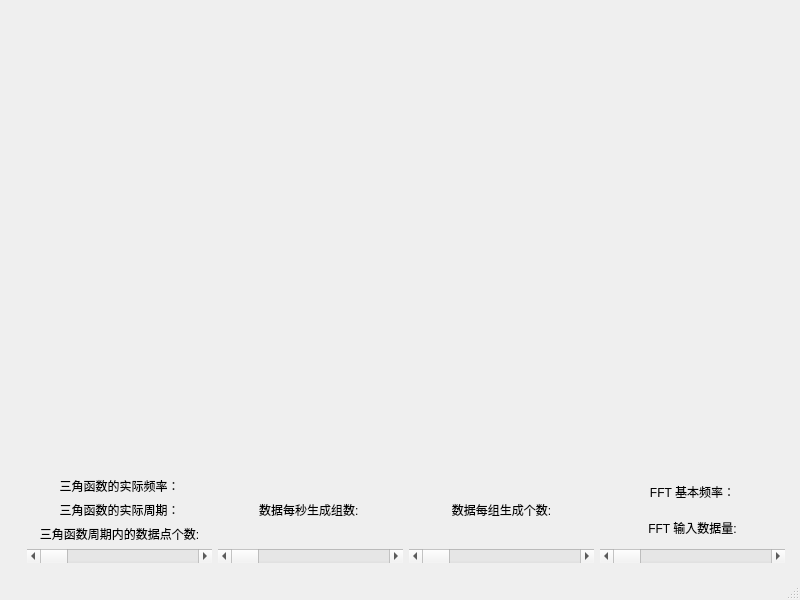
<?xml version="1.0" encoding="UTF-8"?>
<ui version="4.0">
 <class>MainWindow</class>
 <widget class="QMainWindow" name="MainWindow">
  <property name="geometry">
   <rect>
    <x>0</x>
    <y>0</y>
    <width>800</width>
    <height>600</height>
   </rect>
  </property>
  <property name="sizePolicy">
   <sizepolicy hsizetype="Expanding" vsizetype="Expanding">
    <horstretch>0</horstretch>
    <verstretch>0</verstretch>
   </sizepolicy>
  </property>
  <property name="windowTitle">
   <string>MainWindow</string>
  </property>
  <widget class="QWidget" name="centralwidget">
   <property name="sizePolicy">
    <sizepolicy hsizetype="Expanding" vsizetype="Expanding">
     <horstretch>0</horstretch>
     <verstretch>0</verstretch>
    </sizepolicy>
   </property>
   <layout class="QHBoxLayout" name="horizontalLayout" stretch="1,4">
    <item>
     <layout class="QVBoxLayout" name="verticalLayout_2">
      <property name="leftMargin">
       <number>6</number>
      </property>
      <property name="topMargin">
       <number>6</number>
      </property>
      <property name="rightMargin">
       <number>6</number>
      </property>
      <property name="bottomMargin">
       <number>6</number>
      </property>
      <item>
       <layout class="QHBoxLayout" name="horizontalLayout_2"/>
      </item>
      <item>
       <layout class="QHBoxLayout" name="horizontalLayout_3"/>
      </item>
     </layout>
    </item>
    <item>
     <layout class="QVBoxLayout" name="verticalLayout" stretch="3,3,1">
      <property name="leftMargin">
       <number>6</number>
      </property>
      <property name="topMargin">
       <number>6</number>
      </property>
      <property name="rightMargin">
       <number>6</number>
      </property>
      <property name="bottomMargin">
       <number>6</number>
      </property>
      <item>
       <widget class="QCustomPlot" name="time_plot" native="true"/>
      </item>
      <item>
       <widget class="QCustomPlot" name="freq_plot" native="true"/>
      </item>
      <item>
       <layout class="QHBoxLayout" name="horizontalLayout_6">
        <item>
         <layout class="QVBoxLayout" name="verticalLayout_3">
          <item>
           <widget class="QLabel" name="Real_Frequency_Label">
            <property name="text">
             <string>三角函数的实际频率：</string>
            </property>
            <property name="alignment">
             <set>Qt::AlignCenter</set>
            </property>
           </widget>
          </item>
          <item>
           <widget class="QLabel" name="Real_T_Label">
            <property name="text">
             <string>三角函数的实际周期：</string>
            </property>
            <property name="alignment">
             <set>Qt::AlignCenter</set>
            </property>
           </widget>
          </item>
          <item>
           <widget class="QLabel" name="num_Label">
            <property name="sizePolicy">
             <sizepolicy hsizetype="Preferred" vsizetype="Preferred">
              <horstretch>0</horstretch>
              <verstretch>0</verstretch>
             </sizepolicy>
            </property>
            <property name="text">
             <string>三角函数周期内的数据点个数:</string>
            </property>
            <property name="textFormat">
             <enum>Qt::AutoText</enum>
            </property>
            <property name="alignment">
             <set>Qt::AlignCenter</set>
            </property>
           </widget>
          </item>
          <item>
           <widget class="QScrollBar" name="num_scroll">
            <property name="minimum">
             <number>20</number>
            </property>
            <property name="maximum">
             <number>10000</number>
            </property>
            <property name="singleStep">
             <number>20</number>
            </property>
            <property name="pageStep">
             <number>1000</number>
            </property>
            <property name="orientation">
             <enum>Qt::Horizontal</enum>
            </property>
           </widget>
          </item>
         </layout>
        </item>
        <item>
         <layout class="QVBoxLayout" name="verticalLayout_4">
          <item>
           <widget class="QLabel" name="Frequency_Label">
            <property name="text">
             <string>数据每秒生成组数: </string>
            </property>
            <property name="alignment">
             <set>Qt::AlignCenter</set>
            </property>
           </widget>
          </item>
          <item>
           <widget class="QScrollBar" name="Frequency_scroll">
            <property name="maximum">
             <number>200</number>
            </property>
            <property name="orientation">
             <enum>Qt::Horizontal</enum>
            </property>
           </widget>
          </item>
         </layout>
        </item>
        <item>
         <layout class="QVBoxLayout" name="verticalLayout_5">
          <item>
           <widget class="QLabel" name="Count_Label">
            <property name="text">
             <string>数据每组生成个数:</string>
            </property>
            <property name="alignment">
             <set>Qt::AlignCenter</set>
            </property>
           </widget>
          </item>
          <item>
           <widget class="QScrollBar" name="Count_scroll">
            <property name="maximum">
             <number>400</number>
            </property>
            <property name="orientation">
             <enum>Qt::Horizontal</enum>
            </property>
           </widget>
          </item>
         </layout>
        </item>
        <item>
         <layout class="QVBoxLayout" name="verticalLayout_6">
          <item>
           <widget class="QLabel" name="FFT_Frequency_Label">
            <property name="text">
             <string>FFT 基本频率：</string>
            </property>
            <property name="alignment">
             <set>Qt::AlignCenter</set>
            </property>
           </widget>
          </item>
          <item>
           <widget class="QLabel" name="FFT_Count_Label">
            <property name="text">
             <string>FFT 输入数据量:</string>
            </property>
            <property name="alignment">
             <set>Qt::AlignCenter</set>
            </property>
           </widget>
          </item>
          <item>
           <widget class="QScrollBar" name="FFT_Count_scroll">
            <property name="minimum">
             <number>100</number>
            </property>
            <property name="maximum">
             <number>10000</number>
            </property>
            <property name="singleStep">
             <number>100</number>
            </property>
            <property name="pageStep">
             <number>1000</number>
            </property>
            <property name="orientation">
             <enum>Qt::Horizontal</enum>
            </property>
           </widget>
          </item>
         </layout>
        </item>
       </layout>
      </item>
     </layout>
    </item>
   </layout>
  </widget>
  <widget class="QMenuBar" name="menubar">
   <property name="geometry">
    <rect>
     <x>0</x>
     <y>0</y>
     <width>800</width>
     <height>25</height>
    </rect>
   </property>
  </widget>
  <widget class="QStatusBar" name="statusbar"/>
 </widget>
 <customwidgets>
  <customwidget>
   <class>QCustomPlot</class>
   <extends>QWidget</extends>
   <header location="global">qcustomplot.h</header>
   <container>1</container>
  </customwidget>
 </customwidgets>
 <resources/>
 <connections/>
</ui>
